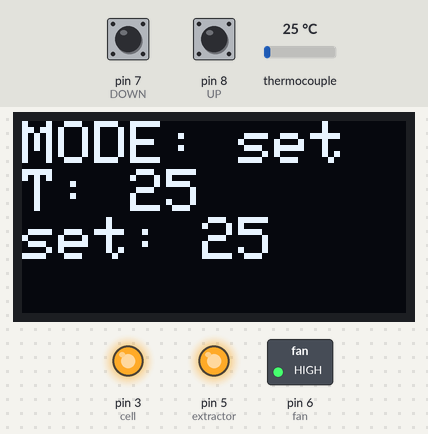
Recording of a sketch running on a simulated Arduino Uno, built with avr-gcc and run on an emulated ATmega328P. Parts: 128×64 one-colour display, switched loads named in the sketch (green lamp = pin HIGH), output pins drawn as LEDs (lit = HIGH). Inputs (shaded band) come from the test bench; at power-on: pin 8 (UP) HIGH, pin 7 (DOWN) HIGH, thermocouple 25 °C.

Above: at 1.7 s.
1.8 s: pin 8 (UP) pulled LOW for 0.15 s
At 3.0 s:
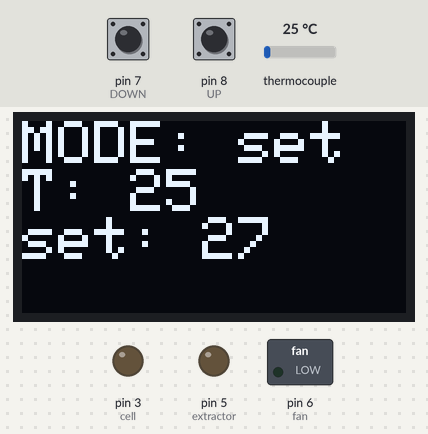
3.5 s: pin 7 (DOWN) pulled LOW for 1 s
At 5.2 s:
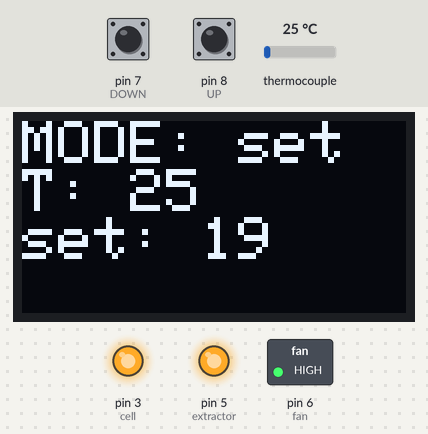
6.0 s: pin 7 (DOWN) pulled LOW for 0.15 s
At 7.4 s:
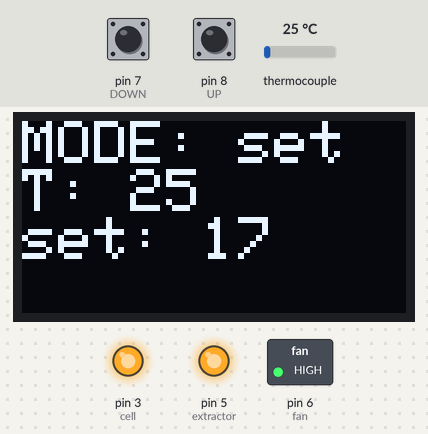
7.7 s: thermocouple set to 18 °C
9.2 s: thermocouple set to 15 °C
At 10.1 s:
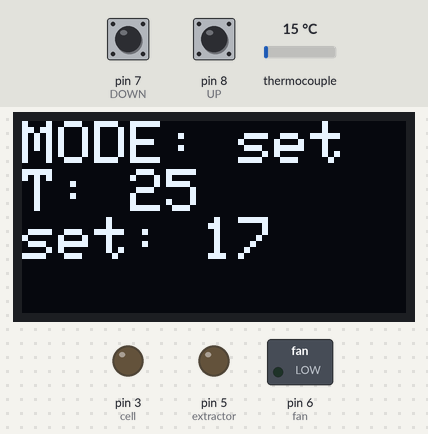
11.0 s: pin 8 (UP) pulled LOW for 1 s
At 13.3 s:
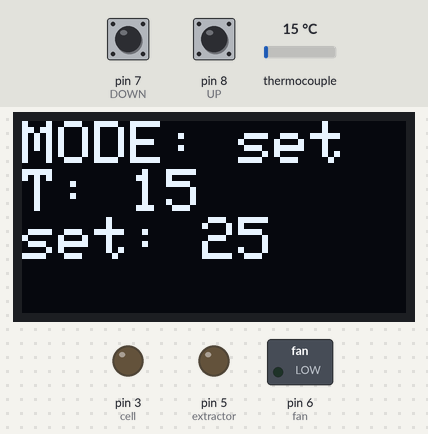
Timing chart, 0 to 14.5 s (numbered marks = the images above; inputs shaded):
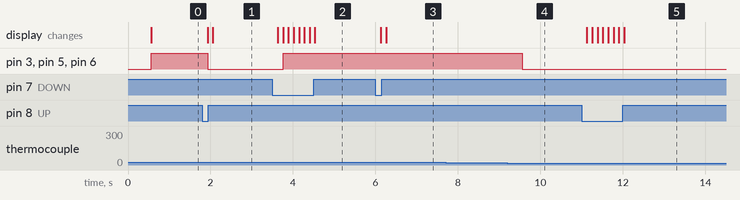

The sketch:

MODES.ino
```cpp
// #include LCDPeltier2017
#include <SPI.h>
#include <Wire.h>
#include <Adafruit_GFX.h>
#include <Adafruit_SSD1306.h>
#define OLED_RESET -1
Adafruit_SSD1306 display(OLED_RESET);

#if (SSD1306_LCDHEIGHT != 64)
#error("Height incorrect, please fix Adafruit_SSD1306.h!");
#endif
//-------------------------------------------


//include INPUTPeltier2017
#define cell 3
#define extractor 5
#define fan 6

#define MODE 9
#define UP 8
#define DOWN 7
//-------------------------------------------


//include MAXPeltier2017

#include "max6675.h"

#define thermoCLK  13
#define thermoDO 12
#define thermoCS 10
MAX6675 thermocouple(thermoCLK, thermoCS, thermoDO);

//-------------------------------------------


//include Timer
unsigned long time;
//----------------------------------------

char page[128];
char mode[8] = "set";
int T;
int setPoint;
int tolerance = 1;


void setup() {
  //Begin display
  display.begin(SSD1306_SWITCHCAPVCC, 0x3C);  // initialize with the I2C addr 0x3D (for the 128x64)
  display.clearDisplay();
  display.setTextSize(2);
  display.setTextColor(WHITE);
  display.setCursor(0, 0);

  //SET inputs
  pinMode(MODE, INPUT_PULLUP);
  pinMode(UP, INPUT_PULLUP);
  pinMode(DOWN, INPUT_PULLUP);

  //SET OUTPUT
  pinMode(cell, OUTPUT);
  pinMode(extractor, OUTPUT);
  pinMode(fan, OUTPUT);

  //SET Temperature
  delay(500);
  T = (int)thermocouple.readCelsius();
  setPoint = T;

  //Print Page
  sprintf(page, "MODE: %s \nT: %d \nset: %d " , mode, T, setPoint);
  display.print(page);
  display.display();

  //Timer
  time = millis() + 500;
}

void loop() {
  //read Temperature
  if (millis() > time) {
    time += 500;
    T = (int)thermocouple.readCelsius();
  }


  if (!digitalRead(DOWN)) {
    delay(100);
    setPoint--;
    display.clearDisplay();
    display.setCursor(0, 0);
    sprintf(page, "MODE: %s \nT: %d \nset: %d " , mode, T, setPoint);
    display.print(page);
    display.display();
    digitalWrite(fan, HIGH);
  }

  if (!digitalRead(UP)) {
    delay(100);
    setPoint++;
    display.clearDisplay();
    display.setCursor(0, 0);
    sprintf(page, "MODE: %s \nT: %d \nset: %d " , mode, T, setPoint);
    display.print(page);
    display.display();
    digitalWrite(fan, HIGH);
  }

  if (T > setPoint - tolerance) {
    //Se enfria
    //se prende la celda y los dos disipadores CELL, fan, Extractor
    digitalWrite(cell, HIGH);
    digitalWrite(extractor, HIGH);
    digitalWrite(fan, HIGH);

  } else {
    //Se apagan
    digitalWrite(cell, LOW);
    digitalWrite(extractor, LOW);
    digitalWrite(fan, LOW);
  }


}
```

Measured:
- the behaviour switches between 17 and 16 °C on thermocouple (found by bisection; images 3 and 4)
- after the input at 1.8 s, pin 3 (cell), pin 5 (extractor), pin 6 (fan): HIGH → LOW after 0.13 s; the display: first changes after 0.13 s (image 1 shows a later state)
- after the input at 3.5 s, pin 3 (cell), pin 5 (extractor), pin 6 (fan): LOW → HIGH after 0.26 s; the display: first changes after 0.13 s (image 2 shows a later state)
- after the input at 6.0 s, the display: first changes after 0.13 s (image 3 shows a later state)
- after the input at 7.7 s, every drawn part: stays the same
- after the input at 9.2 s, pin 3 (cell), pin 5 (extractor), pin 6 (fan): HIGH → LOW after 0.36 s
- after the input at 11.0 s, the display: first changes after 0.13 s (image 5 shows a later state)
